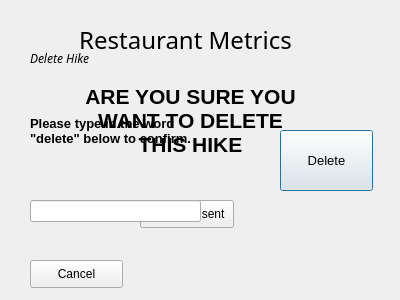
<?xml version="1.0" encoding="UTF-8"?>
<ui version="4.0">
 <class>deleteHike</class>
 <widget class="QDialog" name="deleteHike">
  <property name="geometry">
   <rect>
    <x>0</x>
    <y>0</y>
    <width>400</width>
    <height>300</height>
   </rect>
  </property>
  <property name="windowTitle">
   <string>Dialog</string>
  </property>
  <widget class="QLabel" name="Label1">
   <property name="geometry">
    <rect>
     <x>80</x>
     <y>80</y>
     <width>221</width>
     <height>81</height>
    </rect>
   </property>
   <property name="palette">
    <palette>
     <active>
      <colorrole role="Text">
       <brush brushstyle="SolidPattern">
        <color alpha="255">
         <red>0</red>
         <green>0</green>
         <blue>0</blue>
        </color>
       </brush>
      </colorrole>
      <colorrole role="PlaceholderText">
       <brush brushstyle="SolidPattern">
        <color alpha="128">
         <red>0</red>
         <green>0</green>
         <blue>0</blue>
        </color>
       </brush>
      </colorrole>
     </active>
     <inactive>
      <colorrole role="Text">
       <brush brushstyle="SolidPattern">
        <color alpha="255">
         <red>0</red>
         <green>0</green>
         <blue>0</blue>
        </color>
       </brush>
      </colorrole>
      <colorrole role="PlaceholderText">
       <brush brushstyle="SolidPattern">
        <color alpha="128">
         <red>0</red>
         <green>0</green>
         <blue>0</blue>
        </color>
       </brush>
      </colorrole>
     </inactive>
     <disabled>
      <colorrole role="Text">
       <brush brushstyle="SolidPattern">
        <color alpha="255">
         <red>120</red>
         <green>120</green>
         <blue>120</blue>
        </color>
       </brush>
      </colorrole>
      <colorrole role="PlaceholderText">
       <brush brushstyle="SolidPattern">
        <color alpha="128">
         <red>0</red>
         <green>0</green>
         <blue>0</blue>
        </color>
       </brush>
      </colorrole>
     </disabled>
    </palette>
   </property>
   <property name="font">
    <font>
     <family>Segoe UI</family>
     <pointsize>16</pointsize>
     <weight>75</weight>
     <bold>true</bold>
    </font>
   </property>
   <property name="text">
    <string>ARE YOU SURE YOU WANT TO DELETE THIS HIKE</string>
   </property>
   <property name="alignment">
    <set>Qt::AlignCenter</set>
   </property>
   <property name="wordWrap">
    <bool>true</bool>
   </property>
  </widget>
  <widget class="QLabel" name="Label2">
   <property name="geometry">
    <rect>
     <x>30</x>
     <y>90</y>
     <width>161</width>
     <height>81</height>
    </rect>
   </property>
   <property name="font">
    <font>
     <family>Segoe UI</family>
     <pointsize>10</pointsize>
     <weight>75</weight>
     <bold>true</bold>
    </font>
   </property>
   <property name="text">
    <string>Please type in the word &quot;delete&quot; below to confirm.</string>
   </property>
   <property name="wordWrap">
    <bool>true</bool>
   </property>
  </widget>
  <widget class="QLabel" name="error">
   <property name="geometry">
    <rect>
     <x>30</x>
     <y>180</y>
     <width>141</width>
     <height>16</height>
    </rect>
   </property>
   <property name="text">
    <string/>
   </property>
  </widget>
  <widget class="QLabel" name="label_2">
   <property name="geometry">
    <rect>
     <x>20</x>
     <y>20</y>
     <width>331</width>
     <height>41</height>
    </rect>
   </property>
   <property name="font">
    <font>
     <family>Showcard Gothic</family>
     <pointsize>18</pointsize>
     <underline>false</underline>
    </font>
   </property>
   <property name="text">
    <string>Restaurant Metrics</string>
   </property>
   <property name="textFormat">
    <enum>Qt::RichText</enum>
   </property>
   <property name="alignment">
    <set>Qt::AlignCenter</set>
   </property>
   <property name="wordWrap">
    <bool>false</bool>
   </property>
  </widget>
  <widget class="QPushButton" name="deleteButton">
   <property name="geometry">
    <rect>
     <x>280</x>
     <y>130</y>
     <width>93</width>
     <height>61</height>
    </rect>
   </property>
   <property name="font">
    <font>
     <pointsize>10</pointsize>
    </font>
   </property>
   <property name="text">
    <string>Delete</string>
   </property>
  </widget>
  <widget class="QPushButton" name="cancel">
   <property name="geometry">
    <rect>
     <x>30</x>
     <y>260</y>
     <width>93</width>
     <height>28</height>
    </rect>
   </property>
   <property name="text">
    <string>Cancel</string>
   </property>
  </widget>
  <widget class="QPushButton" name="consent">
   <property name="geometry">
    <rect>
     <x>140</x>
     <y>200</y>
     <width>94</width>
     <height>28</height>
    </rect>
   </property>
   <property name="text">
    <string>Yes, I consent</string>
   </property>
  </widget>
  <widget class="QLineEdit" name="typeDelete">
   <property name="geometry">
    <rect>
     <x>30</x>
     <y>200</y>
     <width>171</width>
     <height>22</height>
    </rect>
   </property>
  </widget>
  <widget class="QLabel" name="label">
   <property name="geometry">
    <rect>
     <x>30</x>
     <y>50</y>
     <width>71</width>
     <height>16</height>
    </rect>
   </property>
   <property name="font">
    <font>
     <family>Lucida Sans</family>
     <italic>true</italic>
    </font>
   </property>
   <property name="text">
    <string>Delete Hike</string>
   </property>
  </widget>
 </widget>
 <resources/>
 <connections/>
</ui>
